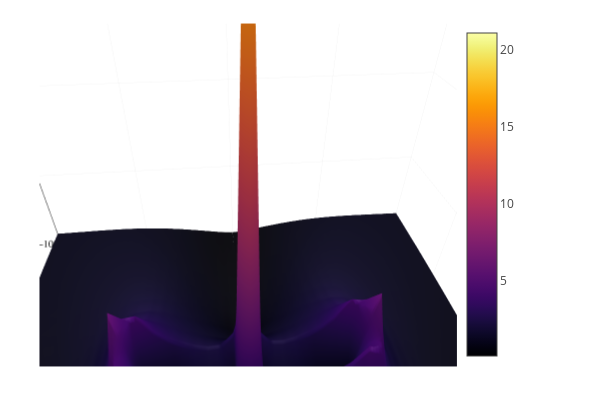

Notebook cell for this chart:
### Code cell
plotly()
surface(xA,yA,imagenE)

### Figure 1 — Plotly figure (JSON) as saved in the notebook; plotly's stock layout.template omitted (floating-point values rounded to 4 significant figures; data arrays with more than 128 entries replaced by an {"elided": "..."} marker saying what was removed)
{"data": [{"cmax": 21.07, "cmin": 0.08892, "colorbar": {"len": 0.9525, "title": {"text": ""}, "x": 0.7615, "y": 0.5139}, "colorscale": {"elided": "256x2 mixed values"}, "name": "y1", "opacity": null, "scene": "scene", "showlegend": false, "showscale": true, "type": "surface", "x": [-200, -190, -180, -170, -160, -150, -140, -130, -120, -110, -100, -90, -80, -70, -60, -50, -40, -30, -20, -10, 0, 10, 20, 30, 40, 50, 60, 70, 80, 90, 100, 110, 120, 130, 140, 150, 160, 170, 180, 190, 200], "xaxis": "x", "y": [-100, -90, -80, -70, -60, -50, -40, -30, -20, -10, 0, 10, 20, 30, 40, 50, 60, 70, 80, 90, 100], "yaxis": "y", "z": {"elided": "21x41 float values"}, "zaxis": "z", "zmax": 21.07, "zmin": 0.08892}], "layout": {"annotations": [], "height": 400, "legend": {"bgcolor": "rgba(255, 255, 255, 1.000)", "bordercolor": "rgba(0, 0, 0, 1)", "borderwidth": 1, "font": {"color": "rgba(0, 0, 0, 1)", "family": "sans-serif", "size": 11}, "title": {"font": {"color": "rgba(0, 0, 0, 1)", "family": "sans-serif", "size": 15}, "text": ""}, "tracegroupgap": 0, "traceorder": "normal", "x": 1, "xanchor": "auto", "y": 1, "yanchor": "auto"}, "margin": {"b": 20, "l": 0, "r": 0, "t": 20}, "paper_bgcolor": "rgba(255, 255, 255, 1.000)", "plot_bgcolor": "rgba(255, 255, 255, 1.000)", "scene": {"aspectmode": "auto", "aspectratio": {"x": 1, "y": 1, "z": 1}, "camera": {"center": {"x": 0, "y": 0, "z": 0}, "eye": {"x": 0.04208, "y": 0.4417, "z": 0.3222}, "projection": {"type": "perspective"}, "up": {"x": 0, "y": 0, "z": 1}}, "domain": {"x": [0.06582, 0.7615], "y": [0.03762, 0.9902]}, "xaxis": {"gridcolor": "rgba(0, 0, 0, 0.1)", "gridwidth": 0.5, "linecolor": "rgba(0, 0, 0, 1)", "mirror": false, "range": [-200, 200], "showgrid": true, "showline": true, "showticklabels": true, "tickangle": 0, "tickcolor": "rgb(0, 0, 0)", "tickfont": {"color": "rgba(0, 0, 0, 1)", "family": "sans-serif", "size": 11}, "tickmode": "array", "ticks": "inside", "ticktext": ["−200", "−100", "0", "100", "200"], "tickvals": [-200, -100, 0, 100, 200], "title": {"font": {"color": "rgba(0, 0, 0, 1)", "family": "sans-serif", "size": 15}, "text": ""}, "type": "linear", "visible": true, "zeroline": false, "zerolinecolor": "rgba(0, 0, 0, 1)"}, "yaxis": {"gridcolor": "rgba(0, 0, 0, 0.1)", "gridwidth": 0.5, "linecolor": "rgba(0, 0, 0, 1)", "mirror": false, "range": [-100, 100], "showgrid": true, "showline": true, "showticklabels": true, "tickangle": 0, "tickcolor": "rgb(0, 0, 0)", "tickfont": {"color": "rgba(0, 0, 0, 1)", "family": "sans-serif", "size": 11}, "tickmode": "array", "ticks": "inside", "ticktext": ["−100", "−50", "0", "50", "100"], "tickvals": [-100, -50, 0, 50, 100], "title": {"font": {"color": "rgba(0, 0, 0, 1)", "family": "sans-serif", "size": 15}, "text": ""}, "type": "linear", "visible": true, "zeroline": false, "zerolinecolor": "rgba(0, 0, 0, 1)"}, "zaxis": {"gridcolor": "rgba(0, 0, 0, 0.1)", "gridwidth": 0.5, "linecolor": "rgba(0, 0, 0, 1)", "mirror": false, "range": [0.08892, 21.07], "showgrid": true, "showline": true, "showticklabels": true, "tickangle": 0, "tickcolor": "rgb(0, 0, 0)", "tickfont": {"color": "rgba(0, 0, 0, 1)", "family": "sans-serif", "size": 11}, "tickmode": "array", "ticks": "inside", "ticktext": ["5", "10", "15", "20"], "tickvals": [5, 10, 15, 20], "title": {"font": {"color": "rgba(0, 0, 0, 1)", "family": "sans-serif", "size": 15}, "text": ""}, "type": "linear", "visible": true, "zeroline": false, "zerolinecolor": "rgba(0, 0, 0, 1)"}}, "showlegend": true, "width": 600}}
